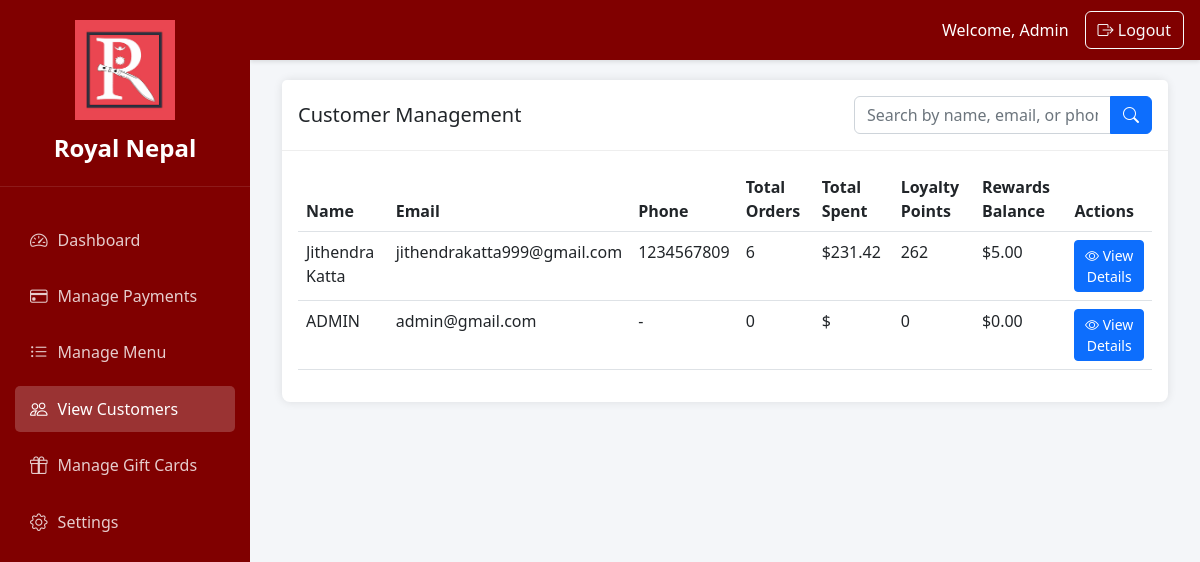
Before: /restaurant-admin/customers/ (signed in) with the older database file.
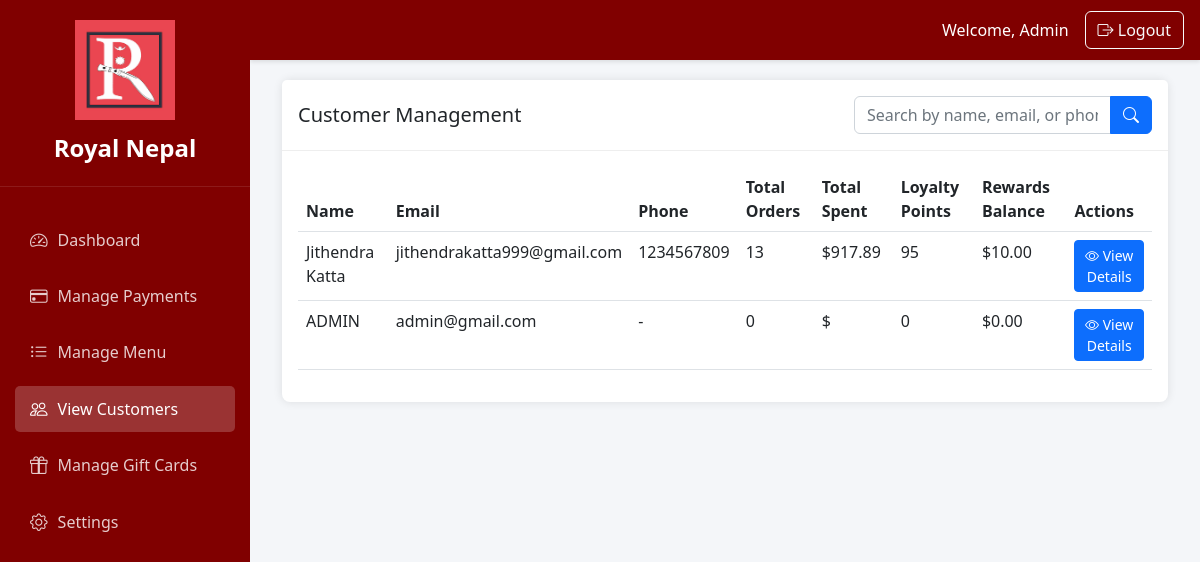
After: the same page with the newer database file.
### accounts/models.py (models this page shows, shortened)
class UserProfile(models.Model):
    user = models.OneToOneField(User, on_delete=models.CASCADE, related_name='profile')
    phone_number = models.CharField(max_length=15, blank=True, null=True)
    birthday = models.DateField(blank=True, null=True)
    address = models.TextField(blank=True, null=True)
    loyalty_points = models.IntegerField(default=0)
    rewards_balance = models.DecimalField(max_digits=10, decimal_places=2, default=0.00)

### restaurant_admin/views.py (the view, shortened to what this page needs)
# urls.py: path('customers/', views.customer_management, name='customer_management'),
@user_passes_test(is_staff_or_superuser)
def customer_management(request):
    search_query = request.GET.get('search', '')
    customers_list = UserProfile.objects.select_related('user')
    customers_list = customers_list.annotate(
        total_orders=Count('user__orders'),
        total_spent=Sum('user__orders__total_amount')
    ).order_by('-total_spent')
    page = request.GET.get('page', 1)
    paginator = Paginator(customers_list, 10)
    try:
        customers = paginator.page(page)
    except PageNotAnInteger:
        customers = paginator.page(1)
    except EmptyPage:
        customers = paginator.page(paginator.num_pages)
    context = {
        'customers': customers,
        'page_obj': customers,
        'search_query': search_query,
    }
    return render(request, 'restaurant_admin/customer_management.html', context)

### restaurant_admin/views.py (called while the page is built)
def is_staff_or_superuser(user):
    return user.is_staff or user.is_superuser

### restaurant_admin/templates/restaurant_admin/customer_management.html (shortened to what this page needs)
{% extends 'restaurant_admin/base.html' %}
{% block content %}
<div class="container-fluid">
    <div class="card">
        <div class="card-header">
            <div class="d-flex justify-content-between align-items-center">
                <h5 class="mb-0">Customer Management</h5>
                <form class="d-flex" method="get">
                    <div class="input-group">
                        <input type="text"
                               class="form-control"
                               placeholder="Search by name, email, or phone"
                               name="search"
                               value="{{ search_query }}">
                        <button class="btn btn-primary" type="submit">
                            <i class="bi bi-search"></i>
                        </button>
                    </div>
                </form>
            </div>
        </div>
        <div class="card-body">
            <div class="table-responsive">
                <table class="table table-hover">
                    <thead>
                        <tr>
                            <th>Name</th>
                            <th>Email</th>
                            <th>Phone</th>
                            <th>Total Orders</th>
                            <th>Total Spent</th>
                            <th>Loyalty Points</th>
                            <th>Rewards Balance</th>
                            <th>Actions</th>
                        </tr>
                    </thead>
                    <tbody>
                        {% for customer in customers %}
                        <tr>
                            <td>{{ customer.user.get_full_name|default:customer.user.username }}</td>
                            <td>{{ customer.user.email }}</td>
                            <td>{{ customer.phone_number|default:"-" }}</td>
                            <td>{{ customer.total_orders }}</td>
                            <td>${{ customer.total_spent|floatformat:2 }}</td>
                            <td>{{ customer.loyalty_points }}</td>
                            <td>${{ customer.rewards_balance }}</td>
                            <td>
                                <a href="{% url 'restaurant_admin:customer_detail' customer.user.id %}"
                                   class="btn btn-sm btn-primary">
                                    <i class="bi bi-eye"></i> View Details
                                </a>
                            </td>
                        </tr>
                        {% endfor %}
                    </tbody>
                </table>
            </div>
        </div>
    </div>
</div>
{% endblock %}

Changed rows visible on the page:
changed UserProfile "Jithendra Katta": total_orders "6" → "13"; total_spent "231.42" → "917.89"; loyalty_points "262" → "95"; rewards_balance "5.00" → "10.00"
